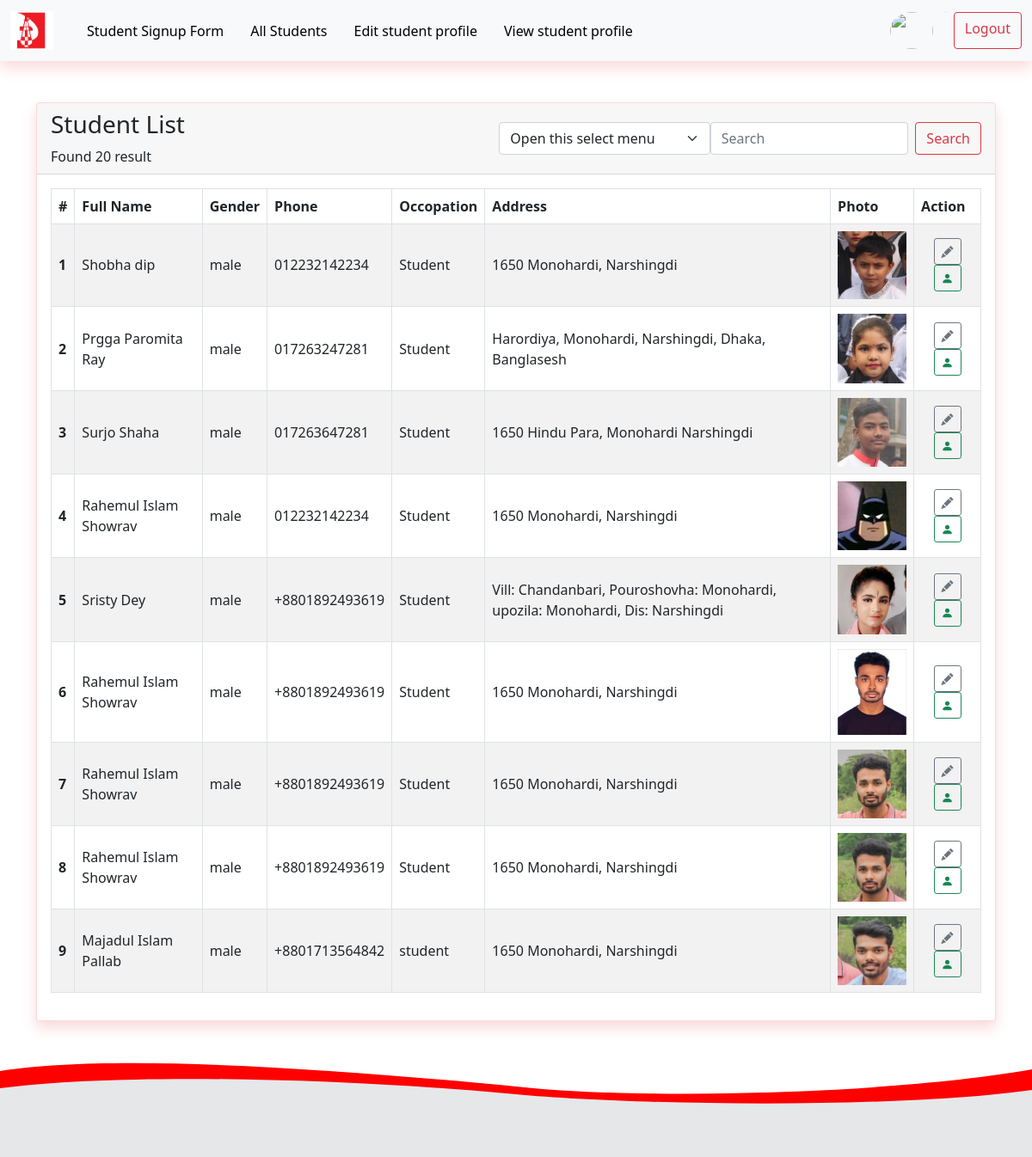
Screenshot of /pages/table.php with the database file from the repository.
### tables this page shows
CREATE TABLE `students` (
  `id` int(11) NOT NULL,
  `full_name` varchar(225) NOT NULL,
  `full_name_bn` varchar(500) NOT NULL,
  `father_name` varchar(225) NOT NULL,
  `mother_name` varchar(225) NOT NULL,
  `present_address` varchar(555) NOT NULL,
  `date_of_birth` varchar(30) NOT NULL,
  `age` int(3) NOT NULL,
  `occupation` varchar(225) NOT NULL,
  `phone` varchar(20) NOT NULL,
  `interested_subject` varchar(50) NOT NULL,
  `gender` varchar(10) NOT NULL,
  `email` varchar(225) NOT NULL,
  `username` varchar(225) NOT NULL,
  `password` varchar(225) NOT NULL,
  `photo` varchar(225) NOT NULL,
  `status` tinyint(1) NOT NULL DEFAULT 1,
  `trash` tinyint(1) NOT NULL DEFAULT 0,
  `created_at` timestamp NOT NULL DEFAULT current_timestamp(),
  `updated_at` timestamp NULL DEFAULT NULL
);

### pages/table.php (the view, shortened to what this page needs)
<?php include_once('../config.php');?>
<?php include_once('matha.php');?>
	<div class="container">
		<div class="card my-5 shadow">
			<div class="card-header d-flex justify-content-between align-items-center">
				<div class="">
					<h3>Student List</h3>
					<span>Found 20 result</span>
				</div>
				<div>
					<form class="d-flex">
						<select class="form-select" aria-label="Default select example">
							<option selected>Open this select menu</option>
						</select>
				      	<input class="form-control me-2" type="search" placeholder="Search" aria-label="Search">
				      	<button class="btn btn-outline-danger" type="submit">Search</button>
				    </form>
			    </div>
			</div>
			<div class="card-body">
				<?php
						$sqlTableSelect = "SELECT * FROM students ORDER BY id DESC";
						$runTableQuery = mysqli_query($connect, $sqlTableSelect) or die('Table query not run');
						if(mysqli_num_rows($runTableQuery) > 0 ):
				?>
				<div class="userTable table-responsive">
					<table class="table table-striped table-hover table-bordered align-middle">
						<thead>
						    <tr>
						      	<th scope="col">#</th>
						      	<th scope="col">Full Name</th>
								<th scope="col">Gender</th>
								<th scope="col">Phone</th>
								<th scope="col">Occopation</th>
						      	<th scope="col">Address</th>
						      	<th scope="col">Photo</th>
						      	<th scope="col">Action</th>
						    </tr>
						</thead>
					  	<tbody>
					  		<?php
									$sn = 0;
									while($rowTableQuery = mysqli_fetch_assoc($runTableQuery)):
										$sn ++;
							?>
					    	<tr>
						      	<th scope="row"><?php echo $sn;?></th>
						      	<td><?php echo $rowTableQuery['full_name'];?></td>
								<td><?php echo $rowTableQuery['gender'];?></td>
								<td><?php echo $rowTableQuery['phone'];?></td>
								<td><?php echo $rowTableQuery['occupation'];?></td>
								<td><?php echo $rowTableQuery['present_address'];?></td>
						      	<td><img src="../assects/media/img/users/<?php echo $rowTableQuery['photo'];?>" alt="users photo"></td>
						      	<td class="text-center">
						      		<a href="./edit.php" class="btn btn-outline-secondary btn-sm">
						      			<i class="bi bi-pencil-fill"></i>
						      		</a>
						      		<a href="./profile.php" class="btn btn-outline-success btn-sm">
						      			<i class="bi bi-person-fill"></i>
						      		</a>
						      	</td>
					    	</tr>
							<?php
								endwhile;
							?>
					  	</tbody>
					</table>
				</div>
				<?php else :
 					echo "<h3 class='text-center py-5'>No Record Found...😢😢😢 </h3>";
				endif;
				?>
			</div>
		</div>
	</div>
<?php include_once('footer.php');?>
</body>
</html>

### pages/matha.php (shortened to what this page needs)
<!DOCTYPE html>
<html lang="en">
<head>
  <link rel="stylesheet" href="https://cdn.jsdelivr.net/npm/bootstrap-icons@1.3.0/font/bootstrap-icons.css">
  <link href="../assects/css/bootstrap.min.css" rel="stylesheet">
    <link rel="stylesheet" href="../assects/css/style.css">
   <link rel="stylesheet" href="../assects/css/responsive.css">
</head>
<body>
  <nav class="navbar navbar-expand-lg navbar-danger bg-light shadow">
    <div class="container-fluid">
      <a class="navbar-brand" href="#"><img src="../assects/media/img/udichilogo.jpg" alt="udc logo" width="50" height="45"></a>
      <div class="collapse navbar-collapse" id="navbarSupportedContent">
        <ul class="navbar-nav me-auto mb-2 mb-lg-0">
          <li class="nav-item">
            <a class="nav-link active" href="./signup.php">Student Signup Form</a>
          </li>
          <li class="nav-item">
            <a class="nav-link " href="./table.php">All Students</a>
          </li>
          <li class="nav-item">
            <a class="nav-link" href="./edit.php">Edit student profile</a>
          </li>
          <li class="nav-item">
            <a class="nav-link" href="./profile.php">View student profile</a>
          </li>
        </ul>
        <div class="d-flex">
            <a href="./ad_profile.php"><img class="rounded-circle border-warning" src="../assects/media/img/dammy.png" alt="" width="50" height="43"></a>
            <a class="btn btn-outline-danger ms-4" href="../logout.php">Logout</a>
        </div>
      </div>
    </div>
  </nav>
</body>

### pages/footer.php (shortened to what this page needs)
	<footer>
	  <svg viewBox="0 -20 700 110" width="100%" height="110" preserveAspectRatio="none">
	    <path transform="translate(0, -20)" d="M0,10 c80,-22 240,0 350,18 c90,17 260,7.5 350,-20 v50 h-700" fill="red" />
	    <path d="M0,10 c80,-18 230,-12 350,7 c80,13 260,17 350,-5 v100 h-700z" fill="#E6E7E9" />
	  </svg>
	</footer>
</body>
</html>

### assects/css/style.css (style rules this page uses)
* { margin: 0; padding: 0; box-sizing: border-box; }
.shadow { box-shadow: 0 .5rem 1rem rgba(232, 67, 67, 0.2)!important; }
.card { position: relative; display: flex; flex-direction: column; min-width: 0; word-wrap: break-word; background-color: #fff; background-clip: border-box; border: 1px solid rgba(232, 67, 67, 0.2); border-radius: .25rem; }
.card-body .table img { width: 80px; }
.form-check-input, .form-select, .form-select option, .form-check-label { cursor: pointer; }
.navbar-danger .navbar-nav .nav-link { color: black; font-size: 16px; }
.navbar-danger .navbar-nav .nav-item { margin-left: 15px; }

### rows the page displays
students: full_name "Shobha dip", gender "male", phone "012232142234", occupation "Student", present_address "1650 Monohardi, Narshingdi", photo (picture)
students: full_name "Prgga Paromita Ray", gender "male", phone "017263247281", occupation "Student", present_address "Harordiya, Monohardi, Narshingdi, Dhaka, Banglasesh", photo (picture)
students: full_name "Surjo Shaha", gender "male", phone "017263647281", occupation "Student", present_address "1650 Hindu Para, Monohardi Narshingdi", photo (picture)
students: full_name "Rahemul Islam Showrav", gender "male", phone "012232142234", occupation "Student", present_address "1650 Monohardi, Narshingdi", photo (picture)
students: full_name "Sristy Dey", gender "male", phone "+8801892493619", occupation "Student", present_address "Vill: Chandanbari, Pouroshovha: Monohardi, upozila: Monohardi, Dis: Narshingdi", photo (picture)
students: full_name "Rahemul Islam Showrav", gender "male", phone "+8801892493619", occupation "Student", present_address "1650 Monohardi, Narshingdi", photo (picture)
students: full_name "Rahemul Islam Showrav", gender "male", phone "+8801892493619", occupation "Student", present_address "1650 Monohardi, Narshingdi", photo (picture)
students: full_name "Rahemul Islam Showrav", gender "male", phone "+8801892493619", occupation "Student", present_address "1650 Monohardi, Narshingdi", photo (picture)
students: full_name "Majadul Islam Pallab", gender "male", phone "+8801713564842", occupation "student", present_address "1650 Monohardi, Narshingdi", photo (picture)
